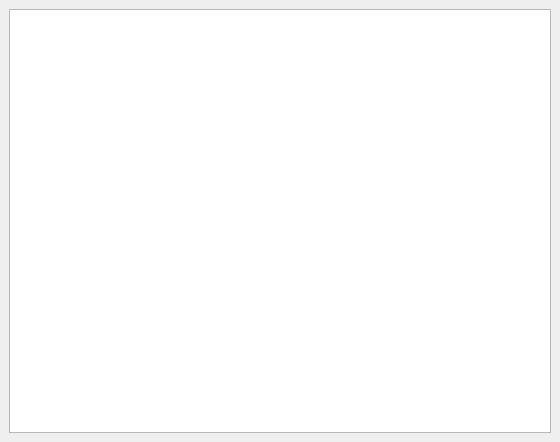
<?xml version="1.0" encoding="UTF-8"?>
<ui version="4.0">
 <class>Window</class>
 <widget class="QMainWindow" name="Window">
  <property name="geometry">
   <rect>
    <x>0</x>
    <y>0</y>
    <width>560</width>
    <height>442</height>
   </rect>
  </property>
  <property name="windowTitle">
   <string>Эспрессо</string>
  </property>
  <widget class="QWidget" name="centralwidget">
   <layout class="QGridLayout" name="gridLayout">
    <item row="0" column="0">
     <widget class="QTableWidget" name="table"/>
    </item>
   </layout>
  </widget>
 </widget>
 <resources/>
 <connections/>
</ui>
